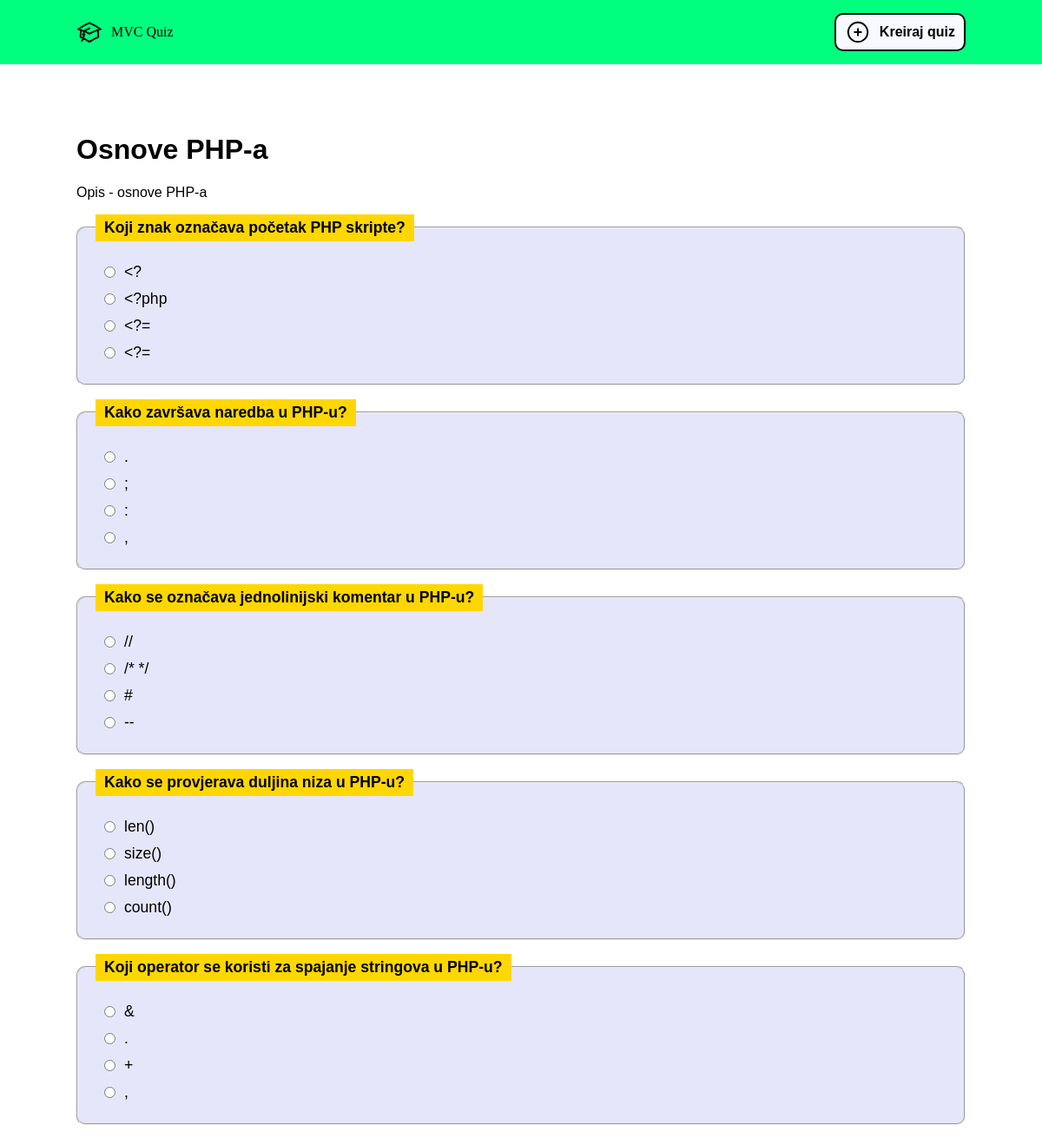
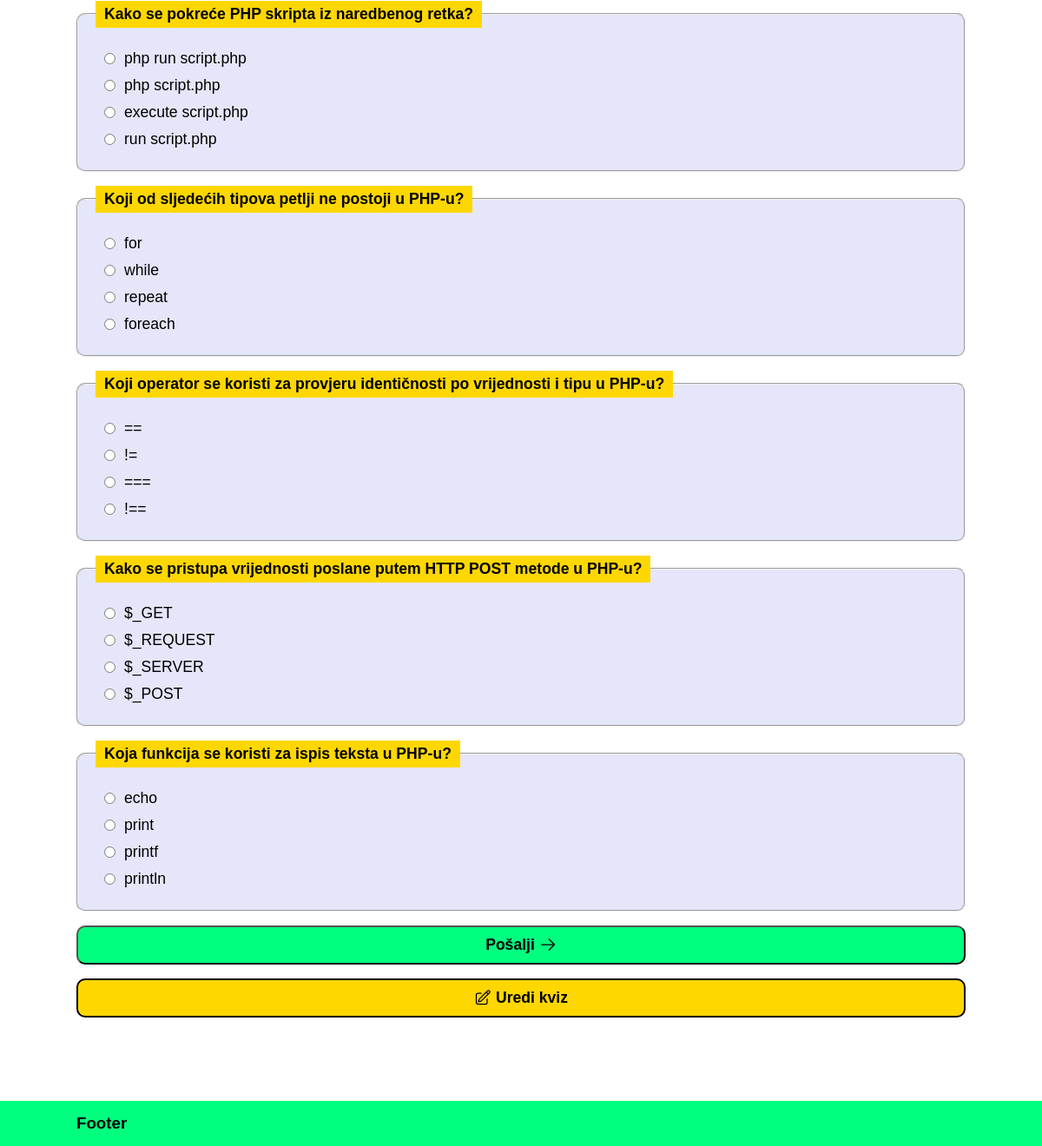
The app's page /quiz/1 with its own data (2 pictures, top to bottom).
### tables this page shows
CREATE TABLE IF NOT EXISTS `quiz` (
  `id` int(11) NOT NULL AUTO_INCREMENT,
  `title` varchar(512) NOT NULL DEFAULT '',
  `description` mediumtext DEFAULT NULL,
  `image` varchar(512) DEFAULT NULL,
  PRIMARY KEY (`id`)
);

CREATE TABLE IF NOT EXISTS `question` (
  `id` int(11) NOT NULL AUTO_INCREMENT,
  `question` mediumtext NOT NULL,
  `answers` text NOT NULL,
  `correct_answer` text NOT NULL,
  `quiz_id` int(11) NOT NULL,
  PRIMARY KEY (`id`),
  KEY `FK_question_quiz` (`quiz_id`),
  CONSTRAINT `FK_question_quiz` FOREIGN KEY (`quiz_id`) REFERENCES `quiz` (`id`) ON DELETE CASCADE ON UPDATE NO ACTION
);

### src/Framework/View.php (called while the page is built, shortened)
<?php
class View
{
    static function render(string $viewName, array $vars = [], $template = 'template')
    {
        include VIEWS . '/' . $viewName . '.php';
        $content = ob_get_clean();
        require VIEWS . '/' . $template . '.php';
    }
}

### src/App/Controllers/QuizController.php (called while the page is built, shortened)
<?php
class QuizController
{
    static function show($id)
    {
        $quiz = Quiz::getById($id);
        $questions = Question::getAllByQuizId($id);
        return View::render('quiz/single', ["title" => $quiz->title, "quiz" => $quiz, "questions" => $questions]);
    }
}

### src/Framework/Route.php (called while the page is built, shortened)
<?php
class Route
{
    public function call(...$args)
    {
        if (is_callable($this->callback)) {
            $func = $this->callback;
        } else if (is_array($this->callback)) {
            $func = $this->callback[0] . '::' . $this->callback[1];
        }
        $func(...$args);
    }
    public function getPath()
    {
        return $this->path;
    }
    public function getMethod()
    {
        return $this->method;
    }
}

### src/Framework/App.php (called while the page is built, shortened)
<?php
class App
{
    public function __construct()
    {
        Router::init();
    }
}

### public/index.php (called while the page is built, shortened)
<?php
$app = new App();

### src/App/Models/Quiz.php (called while the page is built, shortened)
<?php
class Quiz
{
    public static function getById($id): self
    {
        $db = Database::get();
        $res = $db->query("SELECT * FROM quiz WHERE id=$id");
        $data = $res->fetch_assoc();
        return new self($data['title'], $data['description'], $data['id']);
    }
}

### src/App/Models/Question.php (called while the page is built, shortened)
<?php
class Question
{
    public static function getAllByQuizId($id)
    {
        $db = Database::get();
        $res = $db->query("SELECT * FROM question WHERE quiz_id=$id");
        $resArr = $res->fetch_all(MYSQLI_ASSOC);
        $questionsArray = [];
        foreach ($resArr as $question) {
            $questionsArray[] = new self($question['question'], json_decode($question['answers'], true), $question['correct_answer'], $question['quiz_id'], $question['id']);
        }
        return $questionsArray;
    }
}

### src/App/Views/quiz/single.php (the view, shortened to what this page needs)
<h1 class="title"><?php echo $quiz->title; ?></h1>
<p class="description"><?php echo $quiz->description; ?></p>
<form class="quiz__form" action="/quiz/result/<?php echo $quiz->id; ?>">
    <?php
       foreach ($questions as $question) {
       ?>
        <fieldset class="question__card">
            <legend><?php echo htmlentities($question->question); ?></legend>
            <?php
               $answers = $question->answers;
               foreach ($answers as $key => $answer) {
               ?>
                <div>
                    <label class="">
                        <input type="radio" required name="question-<?php echo $question->id; ?>" value="<?php echo $key; ?>" />
                        <?php echo htmlentities($answer); ?>
                    </label>
                </div>
            <?php
               }
               ?>
        </fieldset>
    <?php
       }
       ?>
    <button class="submit" type="submit">
        <span>Pošalji</span>
        <svg class="submit__icon" xmlns="http://www.w3.org/2000/svg" fill="none" viewBox="0 0 24 24" stroke-width="1.5" stroke="currentColor" class="w-6 h-6">
            <path stroke-linecap="round" stroke-linejoin="round" d="M13.5 4.5 21 12m0 0-7.5 7.5M21 12H3" />
        </svg>
    </button>
</form>
<a class="edit" href="/quiz/edit/<?php echo $quiz->id; ?>">
    <span>Uredi kviz</span>
</a>

### src/Framework/Router.php (shortened to what this page needs)
<?php
class Router
{
    static $currentPath = "";
    static $routes = [];
    static function init()
    {
        self::$currentPath = strtok($_SERVER['REQUEST_URI'], '?');
        self::$currentPath = rtrim(self::$currentPath, '/');
        self::handle();
    }
    static function handle()
    {
        foreach (self::$routes as $route) {
            $pattern = "@^" . preg_replace('/\:[a-zA-Z0-9\_\-]+/', '([a-zA-Z0-9\_\-]+)', $route->getPath()) . "$@D";
            $matches = [];
            if (preg_match($pattern, self::$currentPath, $matches) && $route->getMethod() === $_SERVER['REQUEST_METHOD']) {
                array_shift($matches);
                $route->call(...$matches);
                return;
            }
        }
    }
    static function get(string $path, $callback)
    {
        self::$routes[] = new Route(rtrim($path, '/'), $callback, 'GET');
    }
    static function post(string $path, $callback)
    {
        self::$routes[] = new Route(rtrim($path, '/'), $callback, 'POST');
    }
}

### src/App/Views/template.php (shortened to what this page needs)
<!DOCTYPE html>
<html lang="en">
<head>
    <link rel="stylesheet" href="/assets/global.css">
</head>
<body>
    <header class="header-wrapper">
        <div class="header container">
            <a class="header__link header__link-home" href="/">
                <span>MVC Quiz</span>
            </a>
            <a class="header__link header__link-create" href="/quiz/create">
                <svg class="header__link__icon" xmlns="http://www.w3.org/2000/svg" fill="none" viewBox="0 0 24 24" stroke-width="1.5" stroke="currentColor">
                    <path stroke-linecap="round" stroke-linejoin="round" d="M12 9v6m3-3H9m12 0a9 9 0 1 1-18 0 9 9 0 0 1 18 0Z" />
                </svg>
                <span>Kreiraj quiz</span> </a>
        </div>
    </header>
    <div class="content container">
        <?php echo $content; ?>
    </div>
    <footer class="footer-wrapper">
        <div class="footer container">
            <h3>Footer</h3>
        </div>
    </footer>
</body>
</html>

### public/assets/global.css (style rules this page uses)
* { box-sizing: border-box; margin: 0; }
a { color: black; text-decoration: none; }
body { font-family: Arial, Helvetica, sans-serif; }
.container { max-width: 1024px; margin: auto; }
.header-wrapper { padding: 15px; background-color: springgreen; }
.header { display: flex; justify-content: space-between; }
.footer-wrapper { padding: 15px; background-color: springgreen; }
.header__link { display: flex; align-items: center; gap: 10px; }
.header__link-home { font-family: fantasy; }
.header__link-create { padding: 5px 10px; background-color: ghostwhite; border-radius: 10px; border: 2px solid black; font-weight: bold; }
.header__link>* { width: 100%; }
.header__link__icon { max-width: 30px; }
.content { margin-top: 5rem; margin-bottom: 5rem; min-height: 80vh; }
.title { margin: 1.35rem 0; }
.description { margin: 1rem 0; }
.question__card { background-color: lavender; padding: 20px; border-radius: 10px; margin: 1rem 0; position: relative; }
.question__card legend { background-color: gold; padding: 5px 10px; display: block; font-size: 1.1rem; font-weight: bold; }
.submit { background-color: springgreen; padding: 10px; font-size: 1.1rem; font-weight: bold; width: 100%; cursor: pointer; border-radius: 10px; display: inline-flex; align-items: center; justify-content: center; gap: 5px; }
.submit__icon { max-width: 20px; }
.edit { background-color: gold; padding: 10px; font-size: 1.1rem; font-weight: bold; width: 100%; cursor: pointer; border-radius: 10px; display: inline-flex; align-items: center; justify-content: center; gap: 5px; margin-top: 1rem; margin-bottom: 1rem; border: 2px solid black; }
.edit__icon { max-width: 20px; }
.question__card label { width: 100%; display: block; padding: 5px 10px; font-size: 1.1rem; display: flex; gap: 10px; }

### records on screen
quiz: title "Osnove PHP-a", description "Opis - osnove PHP-a"
question: question "Koji znak označava početak PHP skripte?", answer "<?", answer "<?php", answer "<?="
question: question "Kako završava naredba u PHP-u?", answer ".", answer ";", answer ":", answer ","
question: question "Kako se označava jednolinijski komentar u PHP-u?", answer "//", answer "/* */", answer "#", answer "--"
question: question "Kako se provjerava duljina niza u PHP-u?", answer "len()", answer "size()", answer "length()", answer "count()"
question: question "Koji operator se koristi za spajanje stringova u PHP-u?", answer "&", answer ".", answer "+", answer ","
question: question "Kako se pokreće PHP skripta iz naredbenog retka?", answer "php run script.php", answer "php script.php", answer "execute script.php", answer "run script.php"
question: question "Koji od sljedećih tipova petlji ne postoji u PHP-u?", answer "for", answer "while", answer "repeat", answer "foreach"
question: question "Koji operator se koristi za provjeru identičnosti po vrijednosti i tipu u PHP-u?", answer "==", answer "!=", answer "===", answer "!=="
question: question "Kako se pristupa vrijednosti poslane putem HTTP POST metode u PHP-u?", answer "$_GET", answer "$_REQUEST", answer "$_SERVER", answer "$_POST"
question: question "Koja funkcija se koristi za ispis teksta u PHP-u?", answer "echo", answer "print", answer "printf", answer "println"
